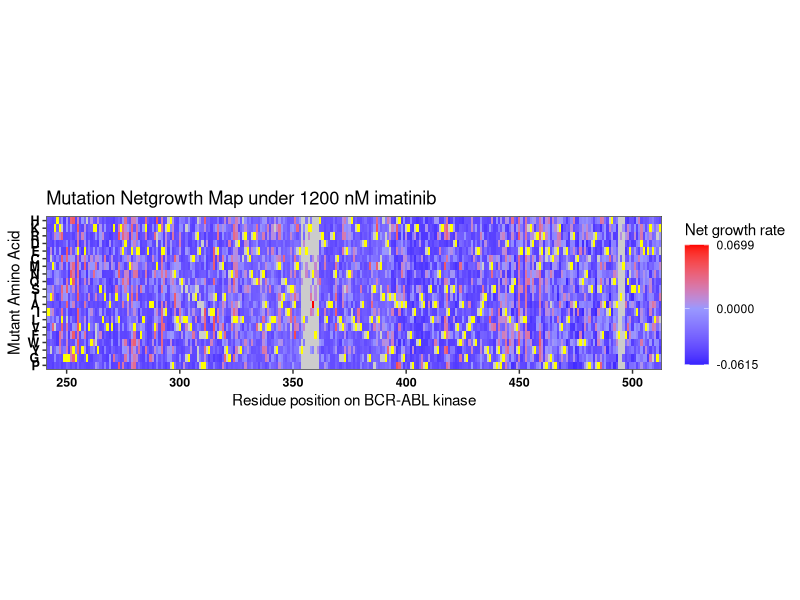
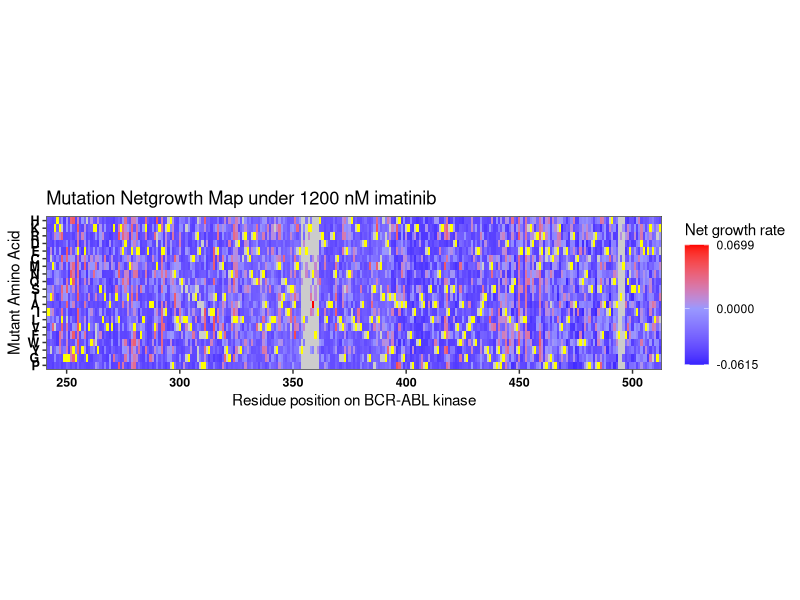
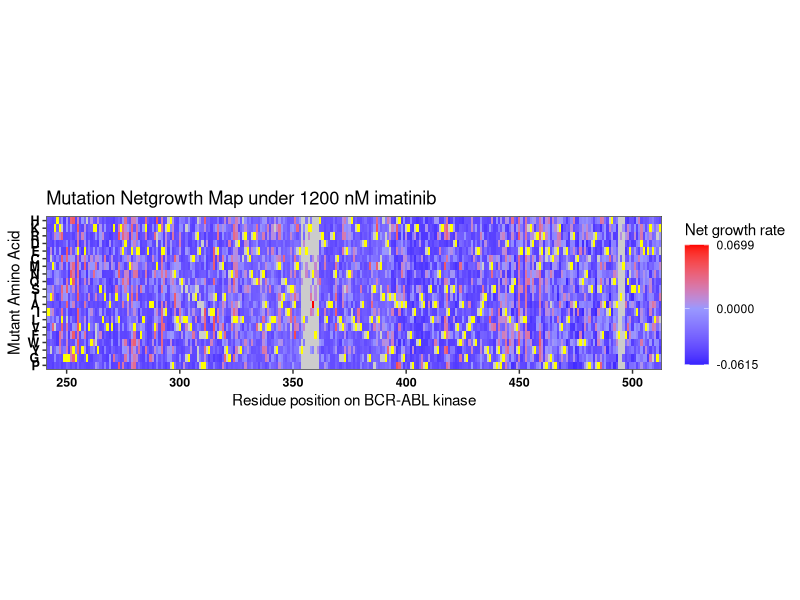

Recreate these plots in R, in order.
## ---- chunk 1
# Load required packages
library(dplyr)
library(ggplot2)

# Set chunk options
knitr::opts_chunk$set(echo = TRUE)
## ---- chunk 2
# Load dataset
data <- read.csv("high_imatinib_netgrowth_data.csv", header = TRUE, stringsAsFactors = FALSE)

# Keep only needed columns
data <- data %>%
  dplyr::select(protein_start, alt_aa, netgrowth_mean_corrected)
## ---- chunk 3
# Create a background grid over positions and amino acids
background_grid <- expand.grid(
  protein_start = seq(241, 513, by = 1),
  alt_aa = c("P","G","Y","W","F","V","L","I","A","T",
             "S","Q","N","M","C","E","D","R","K","H"),
  KEEP.OUT.ATTRS = FALSE, stringsAsFactors = FALSE
)

# Merge observed values onto the full grid
merged_data_high <- background_grid %>%
  dplyr::left_join(data, by = c("protein_start","alt_aa"))

# Cap extreme values for a stable legend
merged_data_high <- merged_data_high %>%
  dplyr::mutate(netgrowth_mean_corrected = dplyr::case_when(
    !is.na(netgrowth_mean_corrected) & netgrowth_mean_corrected >=  0.06993864 ~  0.06993864,
    !is.na(netgrowth_mean_corrected) & netgrowth_mean_corrected <= -0.06148545 ~ -0.06148545,
    TRUE ~ netgrowth_mean_corrected
  ))

# Wild-type sequence for positions 242:512 (used to outline self-mutations)
wt_df <- data.frame(
  wt_aa = c("I","T","M","K","H","K","L","G","G","G","Q","Y","G","E","V","Y","E","G","V","W","K","K","Y","S","L","T","V","A","V","K","T","L","K","E","D","T","M","E","V","E","E","F","L","K","E","A","A","V","M","K","E","E","I","K","H","P","N","L","V","Q","L","L","G","V","C","T","R","E","P","P","F","Y","I","I","T","E","F","M","T","Y","G","N","L","L","D","Y","L","R","E","C","N","R","Q","E","V","N","A","V","V","L","L","Y","M","A","T","Q","I","S","S","A","M","E","Y","L","E","K","K","N","F","I","H","R","D","L","A","A","R","N","C","L","V","G","E","N","H","L","V","K","V","A","D","F","G","L","S","R","L","M","T","G","D","T","Y","T","A","H","A","G","A","K","F","P","I","K","W","T","A","P","E","S","L","A","Y","N","K","F","S","I","K","S","D","V","W","A","F","G","V","L","L","W","E","I","A","T","Y","G","M","S","P","Y","P","G","I","D","L","S","Q","V","Y","E","L","L","E","K","D","Y","R","M","E","R","P","E","G","C","P","E","K","V","Y","E","L","M","R","A","C","W","Q","W","N","P","S","D","R","P","S","F","A","E","I","H","Q","A","F","T","M","F","Q","E","S","S","I","S","D","E","V","E","K","E","L","G","K"),
  protein_start = 242:512,
  stringsAsFactors = FALSE
)

merged_data_high <- merged_data_high %>%
  dplyr::left_join(wt_df, by = "protein_start") %>%
  dplyr::mutate(self_mutation = !is.na(wt_aa) & (alt_aa == wt_aa))

# Legend limits
min_val <- min(merged_data_high$netgrowth_mean_corrected, na.rm = TRUE)
max_val <- max(merged_data_high$netgrowth_mean_corrected, na.rm = TRUE)
midpoint_val <- 0
## ---- chunk 4
# Simple heatmap (single scale); self-mutations are yellow
plot <- ggplot() +
  # 1) Gradient for all tiles (you can exclude self tiles if you like; not required)
  geom_tile(
    data = merged_data_high,
    aes(x = protein_start, y = alt_aa, fill = netgrowth_mean_corrected),
    width = 1, height = 1, na.rm = TRUE
  ) +
  # 2) Draw wild-type tiles on top in solid yellow (constant fill, no scale)
  geom_tile(
    data = merged_data_high %>% dplyr::filter(self_mutation),
    aes(x = protein_start, y = alt_aa),
    width = 1, height = 1,
    fill = "yellow",           # << key: constant fill, not mapped
    color = NA,                # or "yellow" if you also want a border
    linewidth = 0.3,
    na.rm = TRUE
  ) +
  scale_fill_gradient2(
    low = "blue", mid = "#9999FF", high = "red",
    midpoint = midpoint_val,
    name = "Net growth rate",
    na.value = "grey80",
    limits = c(min_val, max_val),
    breaks = c(min_val, midpoint_val, max_val),
    labels = c(sprintf("%.4f", min_val), sprintf("%.4f", midpoint_val), sprintf("%.4f", max_val))
  ) +
  scale_x_continuous(
    name = "Residue position on BCR-ABL kinase",
    limits = c(241, 513),
    expand = c(0, 0)
  ) +
  scale_y_discrete(
    name = "Mutant Amino Acid",
    limits = c("P","G","Y","W","F","V","L","I","A","T","S","Q","N","M","C","E","D","R","K","H")
  ) +
  labs(title = "Mutation Netgrowth Map under 1200 nM imatinib") +
  theme_bw() +
  theme(
    panel.grid.major.y = element_blank(),
    panel.grid.minor.y = element_blank(),
    panel.grid.major.x = element_line(color = "grey80"),
    aspect.ratio = 1/4,
    axis.text.x = element_text(color = "black", face = "bold", size = 9),
    axis.text.y = element_text(color = "black", face = "bold", size = 9),
    legend.position = "right"
  )

# Display in HTML
plot

# Save to files
ggsave("High_imatinib_netgrowth_map_simple.png", plot, dpi = 600, width = 10, height = 7.2, units = "in")
ggsave("High_imatinib_netgrowth_map_simple.pdf", plot, dpi = 600, width = 10, height = 7.2, units = "in")
